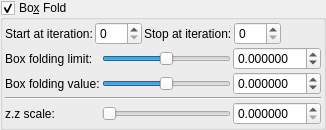
    <widget class="MyGroupBox" name="groupCheck_transf_function_enabledBx_false">
     <property name="toolTip">
      <string/>
     </property>
     <property name="title">
      <string>Bo&amp;x Fold</string>
     </property>
     <property name="checkable">
      <bool>true</bool>
     </property>
     <layout class="QVBoxLayout" name="verticalLayout_37" stretch="0,0">
      <property name="spacing">
       <number>2</number>
      </property>
      <property name="leftMargin">
       <number>2</number>
      </property>
      <property name="topMargin">
       <number>2</number>
      </property>
      <property name="rightMargin">
       <number>2</number>
      </property>
      <property name="bottomMargin">
       <number>2</number>
      </property>
      <item>
       <layout class="QGridLayout" name="gridLayout_77">
        <property name="spacing">
         <number>2</number>
        </property>
        <item row="0" column="4">
         <spacer name="horizontalSpacer_42">
          <property name="orientation">
           <enum>Qt::Horizontal</enum>
          </property>
          <property name="sizeHint" stdset="0">
           <size>
            <width>40</width>
            <height>20</height>
           </size>
          </property>
         </spacer>
        </item>
        <item row="0" column="2">
         <widget class="QLabel" name="label_49">
          <property name="text">
           <string>Stop at iteration:</string>
          </property>
         </widget>
        </item>
        <item row="0" column="0">
         <widget class="QLabel" name="label_67">
          <property name="text">
           <string>Start at iteration:</string>
          </property>
         </widget>
        </item>
        <item row="0" column="3">
         <widget class="MySpinBox" name="spinboxInt_transf_stop_iterations_A">
          <property name="sizePolicy">
           <sizepolicy hsizetype="Minimum" vsizetype="Maximum">
            <horstretch>0</horstretch>
            <verstretch>0</verstretch>
           </sizepolicy>
          </property>
          <property name="maximum">
           <number>250</number>
          </property>
         </widget>
        </item>
        <item row="0" column="1">
         <widget class="MySpinBox" name="spinboxInt_transf_start_iterations_A">
          <property name="sizePolicy">
           <sizepolicy hsizetype="Minimum" vsizetype="Maximum">
            <horstretch>0</horstretch>
            <verstretch>0</verstretch>
           </sizepolicy>
          </property>
          <property name="minimum">
           <number>0</number>
          </property>
          <property name="maximum">
           <number>250</number>
          </property>
          <property name="value">
           <number>0</number>
          </property>
         </widget>
        </item>
       </layout>
      </item>
      <item>
       <layout class="QGridLayout" name="gridLayout_17">
        <property name="spacing">
         <number>2</number>
        </property>
        <item row="1" column="0">
         <layout class="QGridLayout" name="gridLayout_35">
          <property name="spacing">
           <number>2</number>
          </property>
          <item row="4" column="1">
           <widget class="QSlider" name="slider_mandelbox_folding_value">
            <property name="sizePolicy">
             <sizepolicy hsizetype="Expanding" vsizetype="Maximum">
              <horstretch>0</horstretch>
              <verstretch>0</verstretch>
             </sizepolicy>
            </property>
            <property name="minimum">
             <number>-5000000</number>
            </property>
            <property name="maximum">
             <number>5000000</number>
            </property>
            <property name="singleStep">
             <number>1</number>
            </property>
            <property name="orientation">
             <enum>Qt::Horizontal</enum>
            </property>
           </widget>
          </item>
          <item row="6" column="1">
           <widget class="QSlider" name="slider_transf_scale_1">
            <property name="sizePolicy">
             <sizepolicy hsizetype="Expanding" vsizetype="Maximum">
              <horstretch>0</horstretch>
              <verstretch>0</verstretch>
             </sizepolicy>
            </property>
            <property name="minimum">
             <number>0</number>
            </property>
            <property name="maximum">
             <number>1000000</number>
            </property>
            <property name="singleStep">
             <number>1</number>
            </property>
            <property name="orientation">
             <enum>Qt::Horizontal</enum>
            </property>
           </widget>
          </item>
          <item row="2" column="2">
           <widget class="MyDoubleSpinBox" name="spinbox_mandelbox_folding_limit">
            <property name="sizePolicy">
             <sizepolicy hsizetype="Minimum" vsizetype="Maximum">
              <horstretch>0</horstretch>
              <verstretch>0</verstretch>
             </sizepolicy>
            </property>
            <property name="prefix">
             <string/>
            </property>
            <property name="suffix">
             <string/>
            </property>
            <property name="decimals">
             <number>6</number>
            </property>
            <property name="minimum">
             <double>-99.998999999999995</double>
            </property>
            <property name="maximum">
             <double>99.998999999999995</double>
            </property>
            <property name="singleStep">
             <double>0.100000000000000</double>
            </property>
           </widget>
          </item>
          <item row="6" column="2">
           <widget class="MyDoubleSpinBox" name="spinbox_transf_scale_1">
            <property name="sizePolicy">
             <sizepolicy hsizetype="Minimum" vsizetype="Maximum">
              <horstretch>0</horstretch>
              <verstretch>0</verstretch>
             </sizepolicy>
            </property>
            <property name="prefix">
             <string/>
            </property>
            <property name="suffix">
             <string/>
            </property>
            <property name="decimals">
             <number>6</number>
            </property>
            <property name="minimum">
             <double>0.000000000000000</double>
            </property>
            <property name="maximum">
             <double>1.000000000000000</double>
            </property>
            <property name="singleStep">
             <double>0.100000000000000</double>
            </property>
           </widget>
          </item>
          <item row="5" column="0" colspan="3">
           <widget class="Line" name="line_3">
            <property name="orientation">
             <enum>Qt::Horizontal</enum>
            </property>
           </widget>
          </item>
          <item row="4" column="2">
           <widget class="MyDoubleSpinBox" name="spinbox_mandelbox_folding_value">
            <property name="sizePolicy">
             <sizepolicy hsizetype="Minimum" vsizetype="Maximum">
              <horstretch>0</horstretch>
              <verstretch>0</verstretch>
             </sizepolicy>
            </property>
            <property name="prefix">
             <string/>
            </property>
            <property name="suffix">
             <string/>
            </property>
            <property name="decimals">
             <number>6</number>
            </property>
            <property name="minimum">
             <double>-99.998999999999995</double>
            </property>
            <property name="maximum">
             <double>99.998999999999995</double>
            </property>
            <property name="singleStep">
             <double>0.100000000000000</double>
            </property>
           </widget>
          </item>
          <item row="4" column="0">
           <widget class="QLabel" name="label_55">
            <property name="text">
             <string>Box folding value:</string>
            </property>
           </widget>
          </item>
          <item row="2" column="0">
           <widget class="QLabel" name="label_54">
            <property name="text">
             <string>Box folding limit:</string>
            </property>
           </widget>
          </item>
          <item row="6" column="0">
           <widget class="QLabel" name="label_56">
            <property name="text">
             <string>z.z scale:</string>
            </property>
           </widget>
          </item>
          <item row="2" column="1">
           <widget class="QSlider" name="slider_mandelbox_folding_limit">
            <property name="sizePolicy">
             <sizepolicy hsizetype="Expanding" vsizetype="Maximum">
              <horstretch>0</horstretch>
              <verstretch>0</verstretch>
             </sizepolicy>
            </property>
            <property name="minimum">
             <number>-5000000</number>
            </property>
            <property name="maximum">
             <number>5000000</number>
            </property>
            <property name="singleStep">
             <number>1</number>
            </property>
            <property name="orientation">
             <enum>Qt::Horizontal</enum>
            </property>
           </widget>
          </item>
         </layout>
        </item>
       </layout>
      </item>
     </layout>
    </widget>
